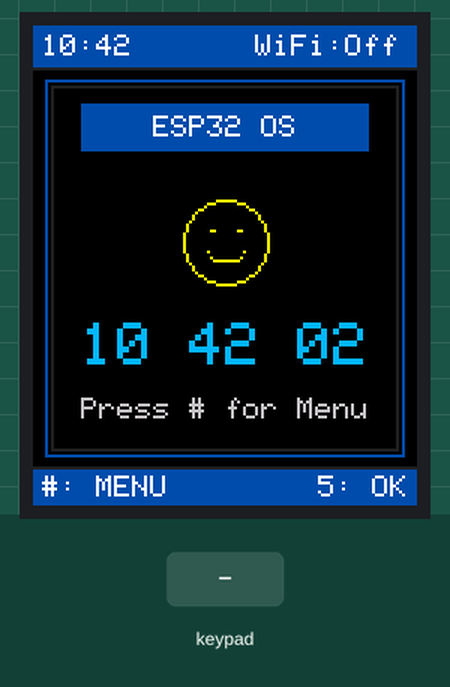
Recording of a sketch running on a simulated ESP32-S3. On the bench: 128×160 colour display. The inputs (shaded band) are chosen by the test bench. Storage starts empty; what the sketch prints to the serial monitor is not drawn.

Above: at 3.0 s.
3.1 s: key '5' pressed
At 3.6 s:
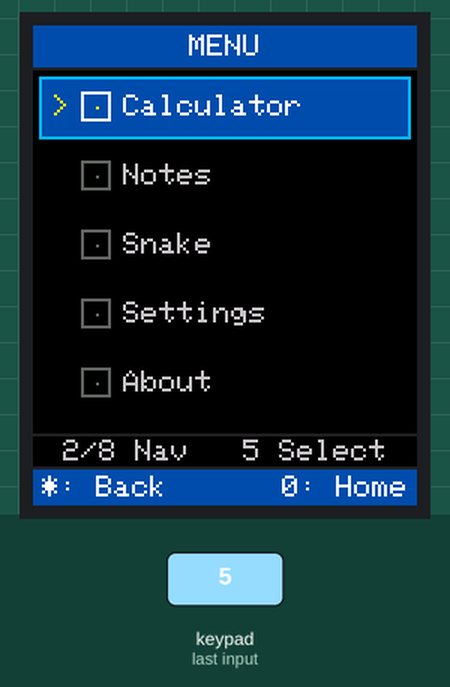
4.6 s: keypad keys 2 5 * pressed 0.4 s apart
At 5.26 s:
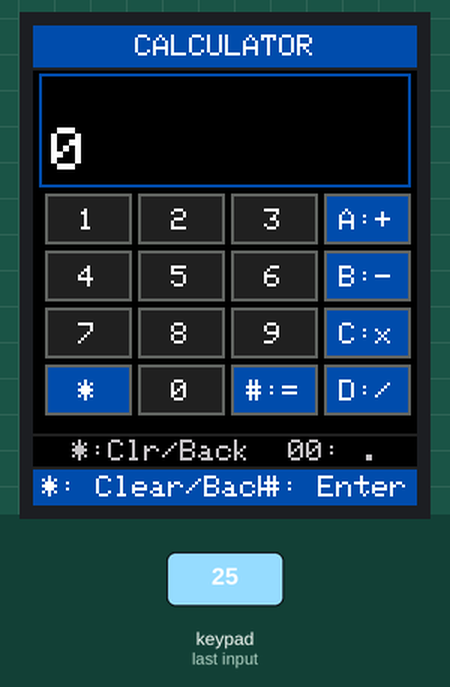
7.3 s: keypad keys 2 5 A pressed 0.4 s apart
At 9.5 s:
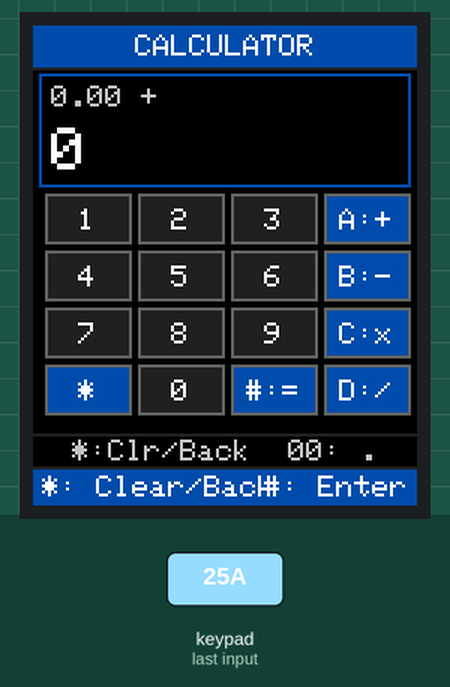
10.0 s: key 'C' pressed
11.5 s: key 'D' pressed
13.0 s: keypad keys 1 2 # pressed 0.4 s apart
At 13.2 s:
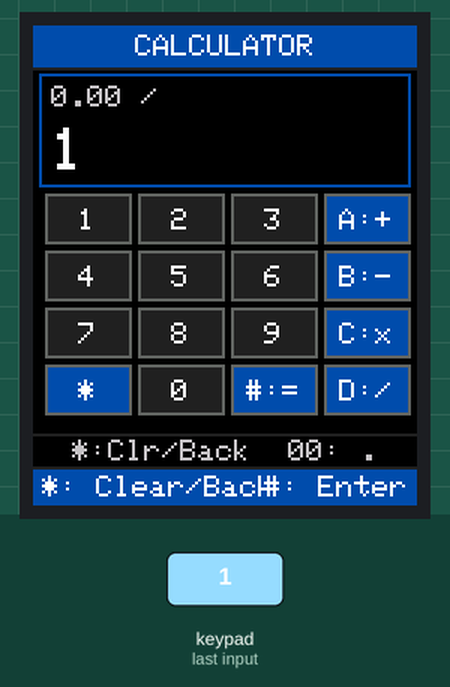
Timing chart, 0 to 16.0 s (numbered marks = the images above; inputs shaded):
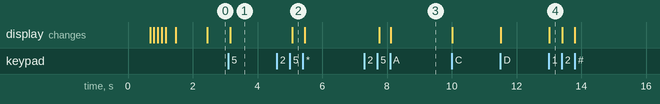

Measured:
- after the input at 3.1 s, the display: changes after 0.05 s (image 1)
- after the input at 4.6 s, the display: changes after 0.47 s (image 2)
- after the input at 7.3 s, the display: first changes after 0.47 s (image 3 shows a later state)
- after the input at 13.0 s, the display: changes at once (image 4)

The sketch:

ESP32-Nokia-OS.ino
```cpp
// =============================================================
// ESP32-Nokia-OS.ino — Main Entry Point
// =============================================================
// Arduino IDE project for ESP32-S3 + 1.8" ST7735 TFT (128×160)
// + 4×4 Membrane Keypad
//
// Required libraries (Arduino Library Manager):
//   - Adafruit GFX Library
//   - Adafruit ST7735 and ST7789 Library
//   - Keypad Library (by Mark Stanley, Alexander Brevig)
//
// Board: ESP32S3 Dev Module
// Flash Size: 16MB (or 4MB/8MB)
// PSRAM: OPI PSRAM (or enabled)
// Partition Scheme: Default with spiffs / LittleFS
//
// Serial Monitor: 115200 baud, Line ending: Newline (\n)
//
// Navigation (Keypad):
//   2 → UP        8 → DOWN
//   4 → LEFT      6 → RIGHT
//   5 → OK / SEL  * → BACK
//   # → MENU      0 → HOME
//   1..9,0        → Numeric / Multi-tap in apps
//   A, B, C, D    → App-specific actions
// =============================================================

// ─────────────────────────────────────────────────────────────
// Headers
// ─────────────────────────────────────────────────────────────
#include "config/pins.h"
#include "storage/StorageManager.h"
#include "core/OS.h"
#include "core/DisplayManager.h"
#include "core/InputManager.h"
#include "core/AppManager.h"

// ─────────────────────────────────────────────────────────────
// Arduino IDE does NOT auto-compile .cpp files inside sketch
// sub-folders. We must #include each one explicitly here so
// the IDE passes them to the compiler.
// ─────────────────────────────────────────────────────────────
#include "storage/StorageManager.cpp"
#include "core/OS.cpp"
#include "core/DisplayManager.cpp"
#include "core/InputManager.cpp"
#include "core/AppManager.cpp"
#include "ui/Launcher.cpp"
#include "ui/Menu.cpp"
#include "apps/Calculator/Calculator.cpp"
#include "apps/TextEditor/TextEditor.cpp"
#include "apps/Settings/Settings.cpp"
#include "apps/Snake/Snake.cpp"
#include "apps/About/About.cpp"

// ─────────────────────────────────────────────────────────────
void setup() {
    Serial.begin(115200);
    delay(400);   // Allow USB-serial CDC to enumerate

    NokiaOS.begin();
}

// ─────────────────────────────────────────────────────────────
void loop() {
    NokiaOS.update();
}
```

About.h
```cpp
// =============================================================
// About.h — About System Information App
// =============================================================

#ifndef ABOUT_H
#define ABOUT_H

#include "../../core/AppManager.h"
#include "../../core/InputManager.h"

class About : public App {
public:
    void begin()  override;
    void update() override;
    void onInput(InputEvent ev) override;

private:
    void _draw();
};

#endif // ABOUT_H
```

Calculator.h
```cpp
// =============================================================
// Calculator.h — 4-function Floating-Point Calculator App
// =============================================================

#ifndef CALCULATOR_H
#define CALCULATOR_H

#include "../../core/AppManager.h"
#include "../../core/InputManager.h"

class Calculator : public App {
public:
    void begin()  override;
    void update() override;
    void onInput(InputEvent ev) override;

private:
    double   _operandA;
    double   _operandB;
    char     _operator;       // '+' '-' '*' '/'
    bool     _enteringB;
    bool     _showResult;
    bool     _errorState;

    char     _input[20];
    uint8_t  _inputLen;

    uint32_t _lastZeroPress;  // For double-tap '0' -> '.' detection

    void _draw();
    void _drawDisplay();
    void _drawKeypadHelp();
    void _appendDigit(char digit);
    void _appendDecimal();
    void _setOperator(char op);
    void _calculate();
    void _clearAll();
    void _backspace();
};

#endif // CALCULATOR_H
```

Snake.h
```cpp
// =============================================================
// Snake.h — Classic Snake Game
// =============================================================

#ifndef SNAKE_H
#define SNAKE_H

#include "../../core/AppManager.h"
#include "../../core/InputManager.h"

class Snake : public App {
public:
    void begin()  override;
    void update() override;
    void onInput(InputEvent ev) override;

private:
    static const uint8_t CELL     = 6;
    static const uint8_t COLS     = 20;   // 120 / 6
    static const uint8_t ROWS     = 21;   // 126 / 6
    static const uint8_t MAX_LEN  = COLS * ROWS;

    static const int16_t GRID_X   = 4;
    static const int16_t GRID_Y   = 18;

    enum Direction { DIR_UP, DIR_DOWN, DIR_LEFT, DIR_RIGHT };
    enum GameState { STATE_START, STATE_PLAYING, STATE_DEAD };

    struct Point { uint8_t x, y; };

    Point     _body[MAX_LEN];
    uint16_t  _len;
    Direction _dir;
    Direction _nextDir;

    Point     _food;
    uint16_t  _score;
    uint16_t  _highScore;

    GameState _state;

    uint32_t  _lastMove;
    uint16_t  _speed;

    void _initGame();
    void _spawnFood();
    void _step();
    bool _collision(uint8_t x, uint8_t y, uint16_t skipTail = 0);

    void _drawStartScreen();
    void _drawGrid();
    void _drawCell(uint8_t x, uint8_t y, uint16_t colour);
    void _drawScore();
    void _drawGameOver();
    void _drawFood();
};

#endif // SNAKE_H
```

TextEditor.h
```cpp
// =============================================================
// TextEditor.h — Notes App with Multi-Tap Text & LittleFS
// =============================================================

#ifndef TEXT_EDITOR_H
#define TEXT_EDITOR_H

#include "../../core/AppManager.h"
#include "../../core/InputManager.h"
#include <LittleFS.h>

class TextEditor : public App {
public:
    void begin()  override;
    void update() override;
    void onInput(InputEvent ev) override;

private:
    enum EditorMode {
        MODE_FILE_LIST,
        MODE_VIEWING,
        MODE_EDITING,
        MODE_CONFIRM_DEL
    };

    EditorMode _mode;

    // File list management
    static const uint8_t MAX_FILES = 8;
    char    _files[MAX_FILES][24];
    uint8_t _fileCount;
    uint8_t _fileSelected;

    // Current note buffer
    char     _currentFile[32];
    char     _noteBuf[256];
    uint16_t _noteLen;

    // Multi-tap text input engine
    char     _lastKey;
    uint8_t  _tapIndex;
    uint32_t _lastTapTime;
    bool     _hasPendingChar;
    bool     _capsLock;

    // Serial monitor debug input accumulator
    char     _serialBuf[128];
    uint8_t  _serialLen;

    void _scanFiles();
    bool _loadFile(const char* filename);
    bool _saveFile(const char* filename, const char* content);
    bool _deleteFile(const char* filename);

    void _drawFileList();
    void _drawViewer();
    void _drawEditor();
    void _drawConfirmDelete();

    void _handleMultiTap(char key);
    void _commitPending();
    char _getMultiTapChar(char key, uint8_t index);
    void _processSerialText();
};

#endif // TEXT_EDITOR_H
```

AppManager.h
```cpp
// =============================================================
// AppManager.h — Application Lifecycle Controller
// =============================================================

#ifndef APP_MANAGER_H
#define APP_MANAGER_H

#include <Arduino.h>
#include "InputManager.h"

// ─────────────────────────────────────────────────────────────
// App identifiers
// ─────────────────────────────────────────────────────────────
enum AppID {
    APP_LAUNCHER,
    APP_MENU,
    APP_CALCULATOR,
    APP_NOTES,
    APP_SNAKE,
    APP_SETTINGS,
    APP_ABOUT
};

// ─────────────────────────────────────────────────────────────
// Base App interface
// ─────────────────────────────────────────────────────────────
class App {
public:
    virtual ~App() {}
    virtual void begin()  = 0;
    virtual void update() = 0;
    virtual void onInput(InputEvent ev) = 0;
};

// ─────────────────────────────────────────────────────────────
// AppManager
// ─────────────────────────────────────────────────────────────
class AppManager {
public:
    void begin();
    void update();
    void launchApp(AppID id);
    AppID currentAppID() const { return _currentID; }

private:
    App*  _currentApp;
    AppID _currentID;

    App* _createApp(AppID id);
    void _destroyCurrentApp();
};

extern AppManager AppMgr;

#endif // APP_MANAGER_H
```

DisplayManager.h
```cpp
// =============================================================
// DisplayManager.h — TFT Abstraction Layer
// =============================================================
// ST7735 1.8" 128×160 TFT Controller
// =============================================================

#ifndef DISPLAY_MANAGER_H
#define DISPLAY_MANAGER_H

#include <Arduino.h>
#include <Adafruit_GFX.h>
#include <Adafruit_ST7735.h>
#include <SPI.h>
#include "../config/pins.h"

// ─────────────────────────────────────────────────────────────
// Screen dimensions
// ─────────────────────────────────────────────────────────────
#define SCREEN_W  128
#define SCREEN_H  160

// ─────────────────────────────────────────────────────────────
// Colour palette (RGB565)
// ─────────────────────────────────────────────────────────────
#define C_BLACK       0x0000
#define C_WHITE       0xFFFF
#define C_RED         0xF800
#define C_GREEN       0x07E0
#define C_BLUE        0x001F
#define C_CYAN        0x07FF
#define C_MAGENTA     0xF81F
#define C_YELLOW      0xFFE0
#define C_ORANGE      0xFD20
#define C_DARK_GREY   0x2104
#define C_MID_GREY    0x632C
#define C_LIGHT_GREY  0xC618
#define C_NOKIA_BLUE  0x0275   // Classic Nokia blue
#define C_NOKIA_CYAN  0x05BF   // Highlight cyan
#define C_NOKIA_GREEN 0x0660   // Nokia accent green

class DisplayManager {
public:
    void begin();
    void showBootScreen();

    // ── Clear & Base ─────────────────────────────────────────
    void clear(uint16_t colour = C_BLACK);
    void fillScreen(uint16_t colour);

    // ── Text ─────────────────────────────────────────────────
    void setTextColour(uint16_t fg, uint16_t bg = C_BLACK);
    void setTextSize(uint8_t size);
    void setCursor(int16_t x, int16_t y);
    void print(const char* text);
    void println(const char* text);
    void printCentered(const char* text, int16_t y, uint8_t size = 1,
                       uint16_t fg = C_WHITE, uint16_t bg = C_BLACK);

    // ── Shapes ───────────────────────────────────────────────
    void fillRect(int16_t x, int16_t y, int16_t w, int16_t h, uint16_t colour);
    void drawRect(int16_t x, int16_t y, int16_t w, int16_t h, uint16_t colour);
    void drawRoundRect(int16_t x, int16_t y, int16_t w, int16_t h, int16_t r, uint16_t colour);
    void fillRoundRect(int16_t x, int16_t y, int16_t w, int16_t h, int16_t r, uint16_t colour);
    void drawLine(int16_t x0, int16_t y0, int16_t x1, int16_t y1, uint16_t colour);
    void drawFastHLine(int16_t x, int16_t y, int16_t w, uint16_t colour);
    void drawFastVLine(int16_t x, int16_t y, int16_t h, uint16_t colour);
    void drawPixel(int16_t x, int16_t y, uint16_t colour);
    void fillCircle(int16_t x, int16_t y, int16_t r, uint16_t colour);
    void drawCircle(int16_t x, int16_t y, int16_t r, uint16_t colour);

    // ── UI Components ────────────────────────────────────────
    void drawHeader(const char* title, uint16_t bg = C_NOKIA_BLUE, uint16_t fg = C_WHITE);
    void drawStatusBar(const char* left, const char* right, uint16_t bg = C_DARK_GREY, uint16_t fg = C_WHITE);
    void drawSoftKeys(const char* left, const char* right, uint16_t bg = C_NOKIA_BLUE, uint16_t fg = C_WHITE);
    void drawDivider(int16_t y, uint16_t colour = C_DARK_GREY);
    void drawWifiIndicator(int16_t x, int16_t y, bool connected);

    // Direct access
    Adafruit_ST7735& tft();
};

extern DisplayManager Display;

#endif // DISPLAY_MANAGER_H
```

InputManager.h
```cpp
// =============================================================
// InputManager.h — Abstract Input Event System
// =============================================================
// Keypad & Serial Monitor → InputManager → InputEvent → Active App
// =============================================================

#ifndef INPUT_MANAGER_H
#define INPUT_MANAGER_H

#include <Arduino.h>

// ─────────────────────────────────────────────────────────────
// Abstract input events — required by OS and apps
// ─────────────────────────────────────────────────────────────
enum InputEvent {
    INPUT_NONE = 0,

    INPUT_UP,
    INPUT_DOWN,
    INPUT_LEFT,
    INPUT_RIGHT,

    INPUT_OK,
    INPUT_BACK,
    INPUT_MENU,
    INPUT_HOME,

    INPUT_KEY_0,
    INPUT_KEY_1,
    INPUT_KEY_2,
    INPUT_KEY_3,
    INPUT_KEY_4,
    INPUT_KEY_5,
    INPUT_KEY_6,
    INPUT_KEY_7,
    INPUT_KEY_8,
    INPUT_KEY_9,

    INPUT_A,
    INPUT_B,
    INPUT_C,
    INPUT_D,
    INPUT_STAR,
    INPUT_HASH
};

// Input modes: how physical keys are translated
enum InputMode {
    INPUT_MODE_NAV,       // 2=UP, 8=DOWN, 4=LEFT, 6=RIGHT, 5=OK, *=BACK, #=MENU, 0=HOME
    INPUT_MODE_NUMERIC,   // '0'-'9' -> INPUT_KEY_0..9, * -> INPUT_STAR, # -> INPUT_HASH
    INPUT_MODE_TEXT       // For multi-tap text entry
};

class InputManager {
public:
    void begin();
    void update();
    InputEvent getEvent();
    bool hasEvent() const;

    void setMode(InputMode mode) { _mode = mode; }
    InputMode getMode() const { return _mode; }

    char getLastRawKey() const { return _lastRawKey; }

    static bool isDigit(InputEvent ev) {
        return (ev >= INPUT_KEY_0 && ev <= INPUT_KEY_9);
    }

    static char eventToChar(InputEvent ev) {
        if (ev >= INPUT_KEY_0 && ev <= INPUT_KEY_9) return '0' + (ev - INPUT_KEY_0);
        switch (ev) {
            case INPUT_A: return 'A';
            case INPUT_B: return 'B';
            case INPUT_C: return 'C';
            case INPUT_D: return 'D';
            case INPUT_STAR: return '*';
            case INPUT_HASH: return '#';
            default: return '\0';
        }
    }

private:
    InputEvent _pending;
    InputMode  _mode;
    char       _lastRawKey;

    // Non-blocking serial receive buffer
    static const uint8_t BUF_SIZE = 32;
    char    _buf[BUF_SIZE];
    uint8_t _bufLen;

    void _processKeypad();
    void _processSerial();
    InputEvent _mapCharToEvent(char key);
    InputEvent _parseToken(const String& token);
};

// Singleton
extern InputManager Input;

#endif // INPUT_MANAGER_H
```

OS.h
```cpp
// =============================================================
// OS.h — Top-level OS coordinator
// =============================================================

#ifndef OS_H
#define OS_H

#include <Arduino.h>

class OS {
public:
    void begin();   // Call once in Arduino setup()
    void update();  // Call every Arduino loop() iteration
};

extern OS NokiaOS;

#endif // OS_H
```

StorageManager.h
```cpp
// =============================================================
// StorageManager.h — LittleFS & Preferences Storage Manager
// =============================================================

#ifndef STORAGE_MANAGER_H
#define STORAGE_MANAGER_H

#include <Arduino.h>
#include <LittleFS.h>
#include <Preferences.h>

class StorageManager {
public:
    void begin();
    bool isLittleFSReady() const { return _fsReady; }

    // LittleFS metrics
    size_t totalBytes();
    size_t usedBytes();

    // Preferences for OS settings
    uint8_t  getTheme();
    void     setTheme(uint8_t theme);

    uint8_t  getBrightness();
    void     setBrightness(uint8_t brightness);

    uint16_t getSnakeHighScore();
    void     setSnakeHighScore(uint16_t score);

private:
    bool _fsReady;
};

extern StorageManager Storage;

#endif // STORAGE_MANAGER_H
```

Launcher.h
```cpp
// =============================================================
// Launcher.h — Home Screen / Launcher App
// =============================================================

#ifndef LAUNCHER_H
#define LAUNCHER_H

#include "../core/AppManager.h"
#include "../core/InputManager.h"

class Launcher : public App {
public:
    void begin()  override;
    void update() override;
    void onInput(InputEvent ev) override;

private:
    void _draw();
    void _drawClock(bool colonBlink);
    void _drawStatusBar();

    uint32_t _lastClockUpdate;
    uint32_t _bootSeconds;
    bool     _colonBlink;
};

#endif // LAUNCHER_H
```

Menu.h
```cpp
// =============================================================
// Menu.h — Main Application Menu
// =============================================================

#ifndef MENU_H
#define MENU_H

#include "../core/AppManager.h"
#include "../core/InputManager.h"

class Menu : public App {
public:
    void begin()  override;
    void update() override;
    void onInput(InputEvent ev) override;

private:
    static const uint8_t ITEM_COUNT = 5;

    struct MenuItem {
        const char* label;
        AppID       appID;
    };

    static const MenuItem _items[ITEM_COUNT];

    uint8_t _selected;

    void _draw();
    void _drawItem(uint8_t index, bool highlighted);
};

#endif // MENU_H
```

Settings.h
```cpp
// =============================================================
// Settings.h — System Settings App
// =============================================================

#ifndef SETTINGS_H
#define SETTINGS_H

#include "../../core/AppManager.h"
#include "../../core/InputManager.h"

class Settings : public App {
public:
    void begin()  override;
    void update() override;
    void onInput(InputEvent ev) override;

private:
    enum SettingsSubView {
        VIEW_MAIN,
        VIEW_DISPLAY,
        VIEW_THEME,
        VIEW_STORAGE,
        VIEW_SYSTEM,
        VIEW_ABOUT
    };

    static const uint8_t ITEM_COUNT = 5;
    static const char* _menuItems[ITEM_COUNT];

    SettingsSubView _view;
    uint8_t         _selected;

    uint8_t _theme;       // 0=Retro Blue, 1=Dark, 2=Light
    uint8_t _brightness;  // 1–5

    void _drawMain();
    void _drawMenuItem(uint8_t idx, bool hl);
    void _drawDisplayView();
    void _drawThemeView();
    void _drawStorageView();
    void _drawSystemView();
    void _drawAboutView();
};

#endif // SETTINGS_H
```

Source omitted: pins.h (1916 bytes)
